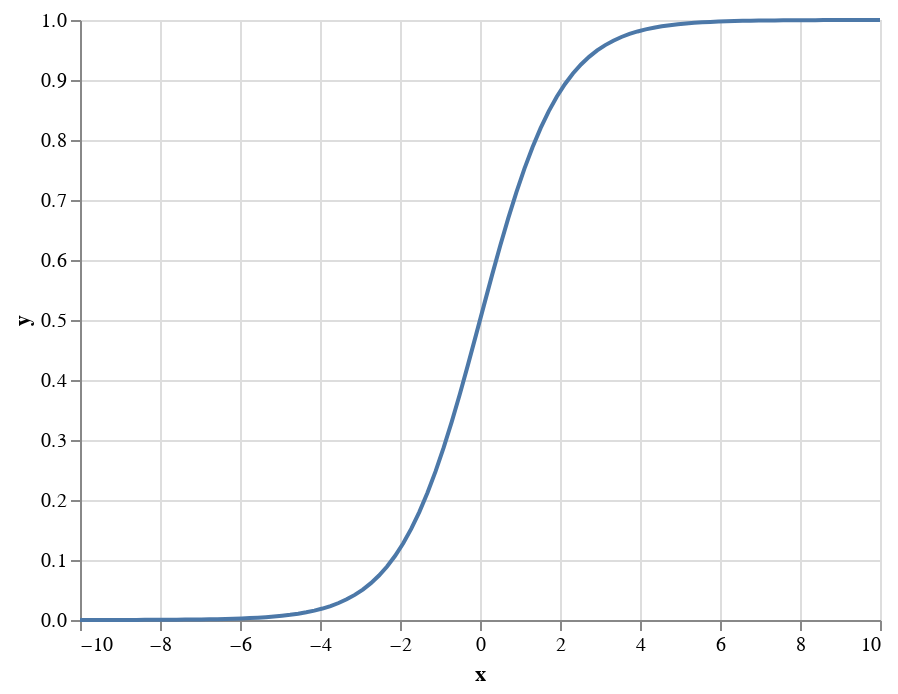

Notebook cell for this chart:
### Markdown cell above
### Example of a continuous function

Let's look at an example of a continuous function. We'll use the sigmoid function, which is used in logistic regression.

$$
\sigma(x) = \frac{1}{1 + e^{-x}}
$$

> sigmoid colon, a terminal section of the large intestine that connects the descending colon to the rectum; its function is to store fecal wastes until they are ready to leave the body. The sigmoid colon derives its name from the fact that it is curved in the form of an S (Greek sigma: σ).
(https://www.britannica.com/science/sigmoid-colon)

We can plot this function using `altair`:
  
  ```python
  import altair as alt
  import pandas as pd
  import numpy as np

  x = np.linspace(-10, 10, 100)
  y = 1 / (1 + np.exp(-x))

  df = pd.DataFrame({'x': x, 'y': y})

  alt.Chart(df).mark_line().encode(
      x='x',
      y='y'
  )
  ```

### Code cell
import altair as alt
import pandas as pd
import numpy as np

x = np.linspace(-10, 10, 100)
y = 1 / (1 + np.exp(-x))

df = pd.DataFrame({'x': x, 'y': y})

alt.Chart(df).mark_line().encode(
    x='x',
    y='y'
)

### Figure 1 — Vega-Lite specification as saved in the notebook (floating-point values rounded to 4 significant figures)
{"config": {"view": {"continuousWidth": 400, "continuousHeight": 300}}, "data": {"name": "data-9caa01bbea47f287b23d752c436e5749"}, "mark": "line", "encoding": {"x": {"field": "x", "type": "quantitative"}, "y": {"field": "y", "type": "quantitative"}}, "$schema": "https://vega.github.io/schema/vega-lite/v4.17.0.json", "datasets": {"data-9caa01bbea47f287b23d752c436e5749": [{"x": -10.0, "y": 4.54e-05}, {"x": -9.798, "y": 5.556e-05}, {"x": -9.596, "y": 6.8e-05}, {"x": -9.394, "y": 8.322e-05}, {"x": -9.192, "y": 0.0001018}, {"x": -8.99, "y": 0.0001246}, {"x": -8.788, "y": 0.0001525}, {"x": -8.586, "y": 0.0001867}, {"x": -8.384, "y": 0.0002285}, {"x": -8.182, "y": 0.0002796}, {"x": -7.98, "y": 0.0003422}, {"x": -7.778, "y": 0.0004188}, {"x": -7.576, "y": 0.0005125}, {"x": -7.374, "y": 0.0006271}, {"x": -7.172, "y": 0.0007674}, {"x": -6.97, "y": 0.0009391}, {"x": -6.768, "y": 0.001149}, {"x": -6.566, "y": 0.001406}, {"x": -6.364, "y": 0.00172}, {"x": -6.162, "y": 0.002104}, {"x": -5.96, "y": 0.002574}, {"x": -5.758, "y": 0.003149}, {"x": -5.556, "y": 0.003851}, {"x": -5.354, "y": 0.004709}, {"x": -5.152, "y": 0.005757}, {"x": -4.949, "y": 0.007037}, {"x": -4.747, "y": 0.008599}, {"x": -4.545, "y": 0.0105}, {"x": -4.343, "y": 0.01283}, {"x": -4.141, "y": 0.01565}, {"x": -3.939, "y": 0.01909}, {"x": -3.737, "y": 0.02326}, {"x": -3.535, "y": 0.02832}, {"x": -3.333, "y": 0.03445}, {"x": -3.131, "y": 0.04183}, {"x": -2.929, "y": 0.05072}, {"x": -2.727, "y": 0.06138}, {"x": -2.525, "y": 0.07411}, {"x": -2.323, "y": 0.08922}, {"x": -2.121, "y": 0.1071}, {"x": -1.919, "y": 0.128}, {"x": -1.717, "y": 0.1522}, {"x": -1.515, "y": 0.1802}, {"x": -1.313, "y": 0.212}, {"x": -1.111, "y": 0.2477}, {"x": -0.9091, "y": 0.2872}, {"x": -0.7071, "y": 0.3302}, {"x": -0.5051, "y": 0.3764}, {"x": -0.303, "y": 0.4248}, {"x": -0.101, "y": 0.4748}, {"x": 0.101, "y": 0.5252}, {"x": 0.303, "y": 0.5752}, {"x": 0.5051, "y": 0.6236}, {"x": 0.7071, "y": 0.6698}, {"x": 0.9091, "y": 0.7128}, {"x": 1.111, "y": 0.7523}, {"x": 1.313, "y": 0.788}, {"x": 1.515, "y": 0.8198}, {"x": 1.717, "y": 0.8478}, {"x": 1.919, "y": 0.872}, {"x": 2.121, "y": 0.8929}, {"x": 2.323, "y": 0.9108}, {"x": 2.525, "y": 0.9259}, {"x": 2.727, "y": 0.9386}, {"x": 2.929, "y": 0.9493}, {"x": 3.131, "y": 0.9582}, {"x": 3.333, "y": 0.9656}, {"x": 3.535, "y": 0.9717}, {"x": 3.737, "y": 0.9767}, {"x": 3.939, "y": 0.9809}, {"x": 4.141, "y": 0.9843}, {"x": 4.343, "y": 0.9872}, {"x": 4.545, "y": 0.9895}, {"x": 4.747, "y": 0.9914}, {"x": 4.949, "y": 0.993}, {"x": 5.152, "y": 0.9942}, {"x": 5.354, "y": 0.9953}, {"x": 5.556, "y": 0.9961}, {"x": 5.758, "y": 0.9969}, {"x": 5.96, "y": 0.9974}, {"x": 6.162, "y": 0.9979}, {"x": 6.364, "y": 0.9983}, {"x": 6.566, "y": 0.9986}, {"x": 6.768, "y": 0.9989}, {"x": 6.97, "y": 0.9991}, {"x": 7.172, "y": 0.9992}, {"x": 7.374, "y": 0.9994}, {"x": 7.576, "y": 0.9995}, {"x": 7.778, "y": 0.9996}, {"x": 7.98, "y": 0.9997}, {"x": 8.182, "y": 0.9997}, {"x": 8.384, "y": 0.9998}, {"x": 8.586, "y": 0.9998}, {"x": 8.788, "y": 0.9998}, {"x": 8.99, "y": 0.9999}, {"x": 9.192, "y": 0.9999}, {"x": 9.394, "y": 0.9999}, {"x": 9.596, "y": 0.9999}, {"x": 9.798, "y": 0.9999}, {"x": 10.0, "y": 1.0}]}}
